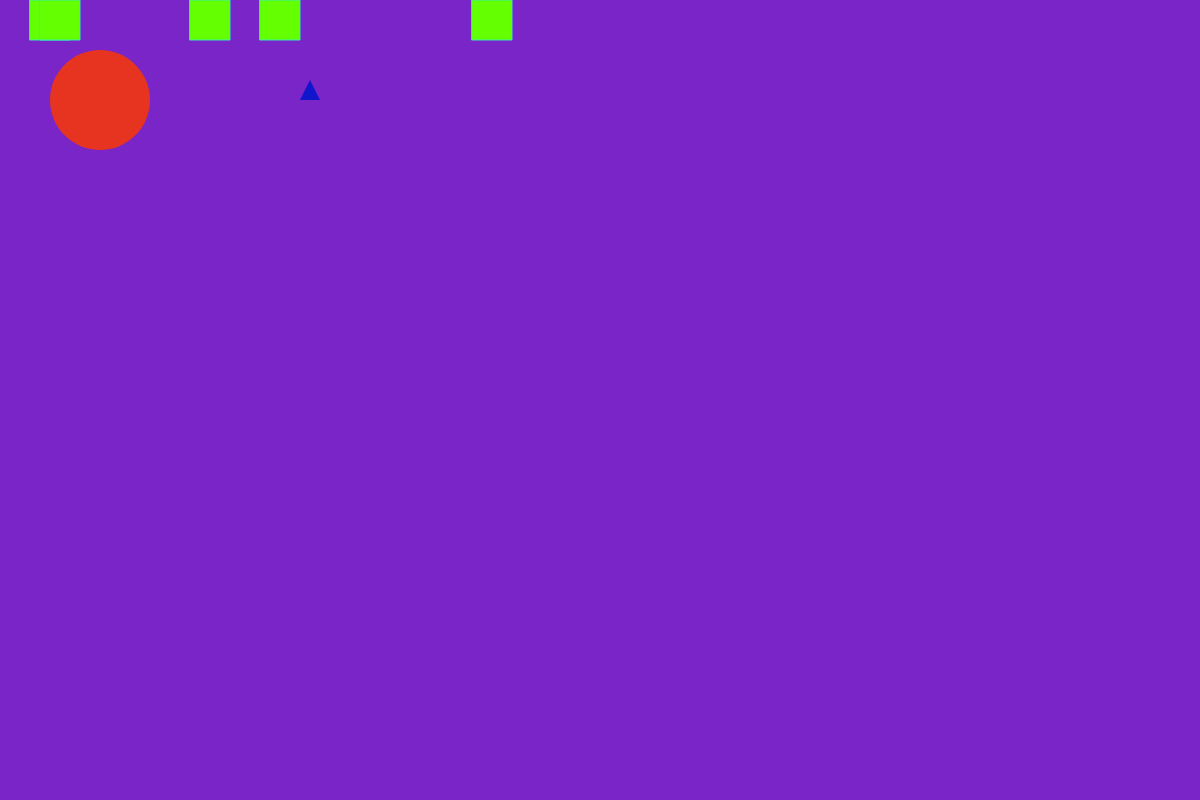
Frame 1 (no input)
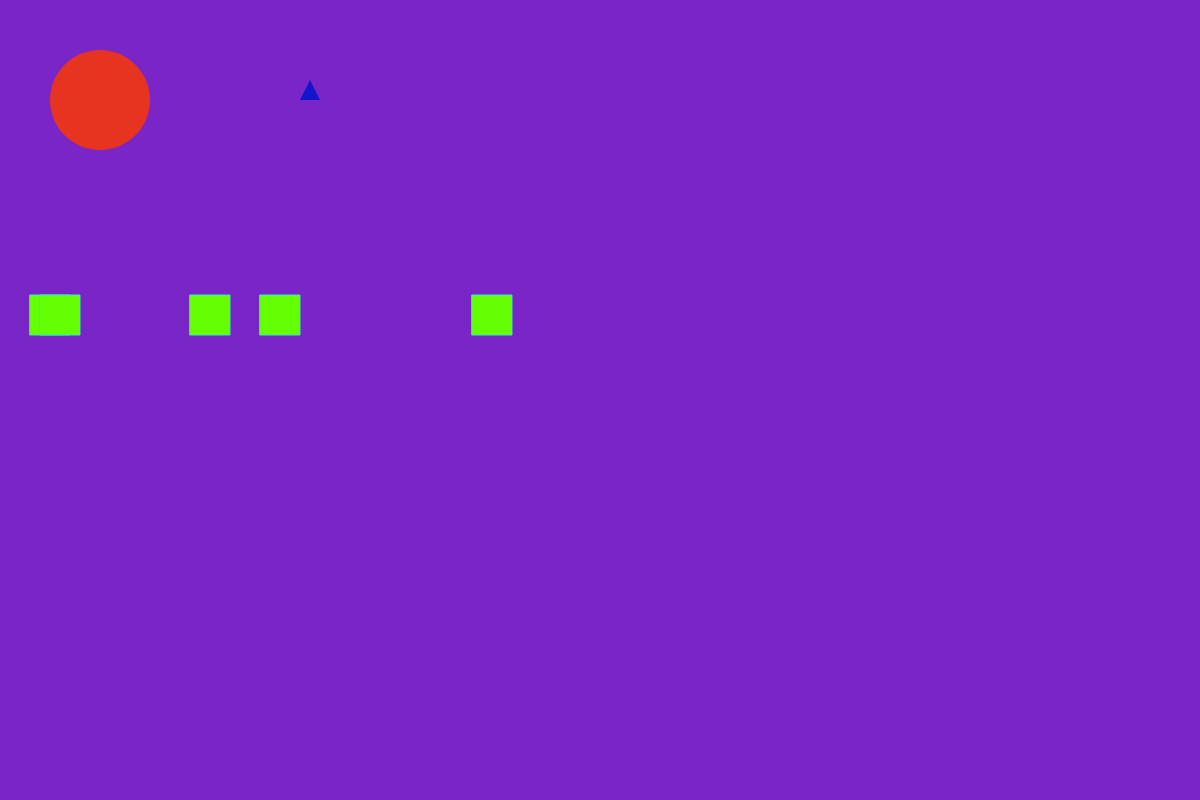
Frame 60 (no input)
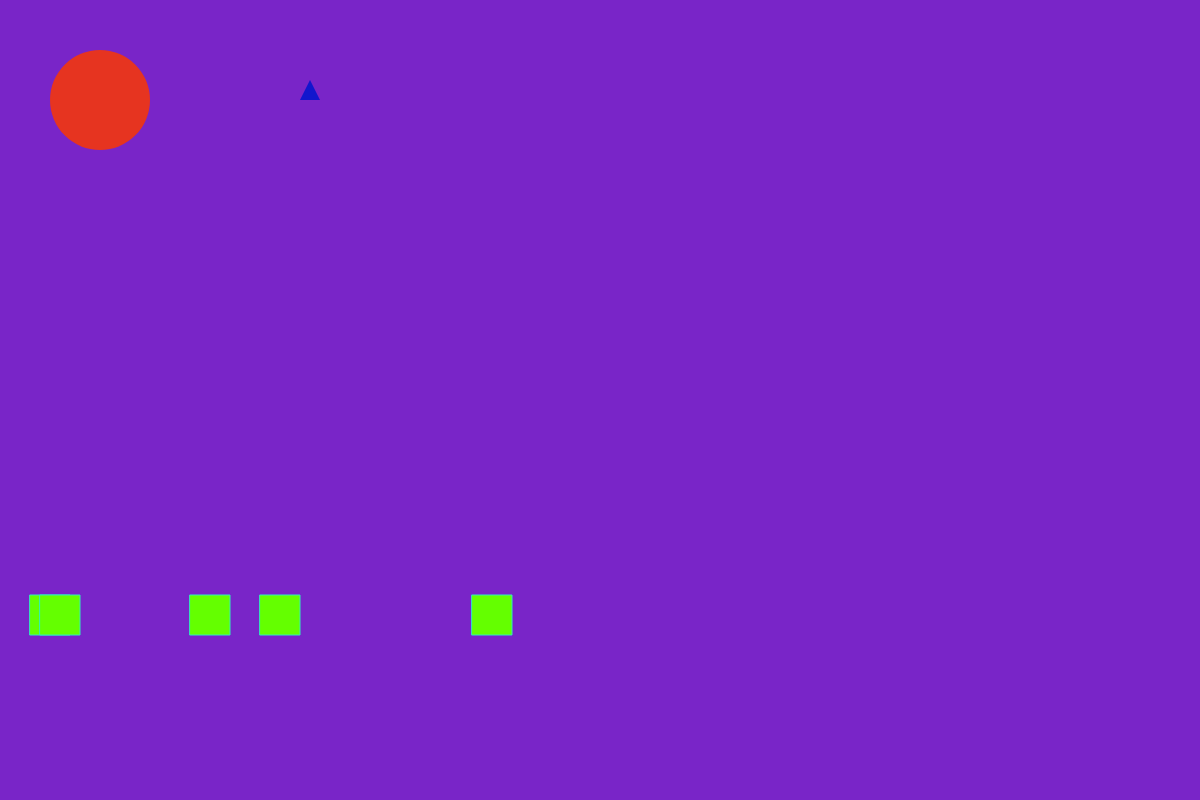
Frame 120 (the mouse pressed at the canvas centre since frame 60)

The p5.js sketch that drew these frames (run headless with seeded random() and noise() and a simulated clock; from frame 60 on, the mouse is pressed at the canvas centre):

// p5.js sketch
// ── sketch.js
//declare variables
let xPosArr = [ 30, 40, 190, 260, 472 ];
//set up canvas
function setup() {
    createCanvas( windowWidth, 800 );
}
//draw first array
let yPos = 0;
function draw() {
    background( 'rgb(121, 37, 200)' );

    stroke( 'rgb(51, 236, 188)' );
    fill( 'rgb( 100, 255, 0 )' );

    for( let idx = 0; idx < xPosArr.length; idx++ ) {
        // draw some boxes!
        rect( xPosArr[idx], yPos, 40, 40 );
    }

    yPos = (yPos + 5) % windowHeight;
//declare the assigned cuntions
drawCircle();
drawTriangle();
}
//draw the circle function
function drawCircle() {
    fill( 'rgb(230, 52, 32)' );
    noStroke();
    ellipse( 100, 100, 100 );
}
//draw the triangle function
function drawTriangle() {
    fill( 'rgb(17, 22, 205)' );
    noStroke();
    triangle(300, 100, 320, 100, 310, 80);
  }
